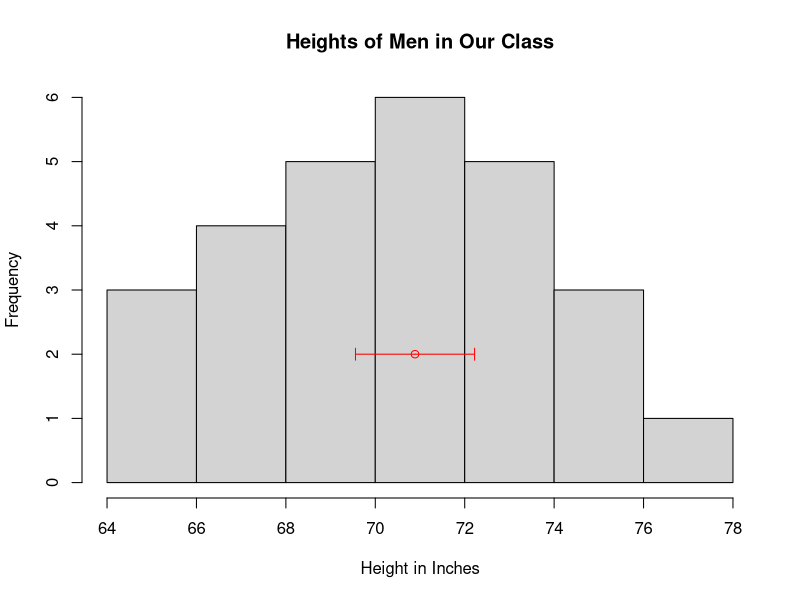
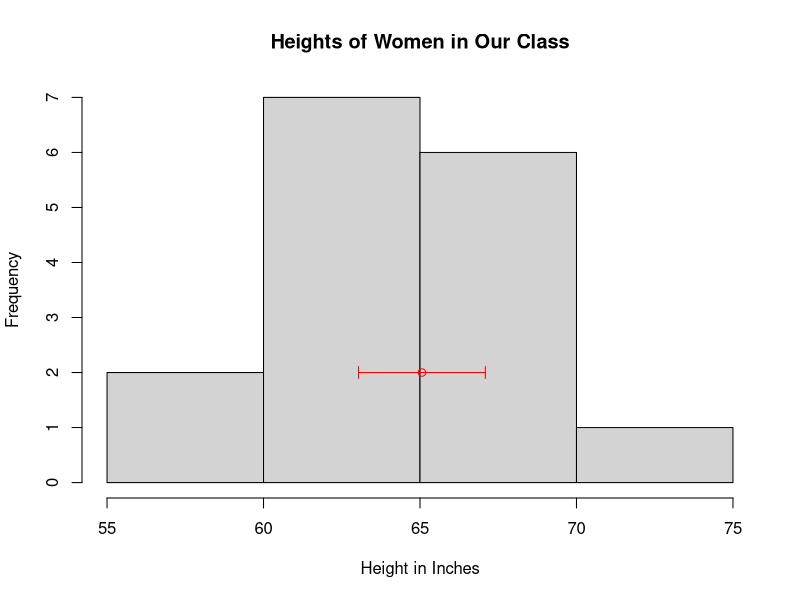

Recreate these plots in R, in order.
install.packages("plotrix")
require("plotrix")
help(plotCI)

#confidence interval of male height
male_sample<-c(72,71,70,72,73,65,75,73,72,68,67,74,68,67,73,75,64,72,66,70,70,69,72,75,73,70,78)
male_mean<-mean(male_sample)
male_sd<-sd(male_sample)
male_variance<-male_sd^2
male_n<-length(male_sample)
male_n
male_se<-male_sd/sqrt(male_n)
male_t<-qt(0.975, df=male_n-1) #1-(1-0.95)/2
male_me<-male_t*male_se
male_mean+male_me
male_mean-male_me
male_mean
hist(male_sample, breaks=5, main="Heights of Men in Our Class", xlab="Height in Inches")
plotCI(male_mean,y=2,uiw=male_me,add=T, err="x", col="red")

#confidence level of female height
female_sample<-c(67,64,63,65,59,65,75,66,63,63,68,59,66,67,63,68)
female_mean<-mean(female_sample)
female_sd<-sd(female_sample)
female_variance<-female_sd^2
female_n<-length(female_sample)
female_n
female_se<-female_sd/sqrt(female_n)
female_t<-qt(0.975, df=female_n-1)
female_me<-female_t*female_se
female_mean
hist(female_sample, breaks=5, main="Heights of Women in Our Class", xlab="Height in Inches")
plotCI(female_mean,y=2,uiw=female_me,add=T, err="x", col="red")


#two-sample t-test
nominator <- male_mean-female_mean
denominator1 <- male_variance/male_n
denominator2 <- female_variance/female_n
denominator3 <- sqrt(denominator1+denominator2)
tstat<- nominator/denominator3
tstat
nominator1 <- (denominator1+denominator2)^2
denominator4 <- (denominator1)^2/(male_n-1)
denominator5 <- (denominator2)^2/(female_n-1)
denominator6 <- denominator4 + denominator5
df <- nominator1/denominator6
df
pvalue_greater <- pt(tstat,df=df,lower.tail=F)
pvalue_greater
pvalue_less <- pt(-tstat,df=df)
pvalue_less
p<-pvalue_less+pvalue_greater
p
t.test(male_sample,female_sample)

#one-sample hypothesis test (male vs. whold)
mu = (female_mean*female_n+male_mean*male_n)/(male_n+female_n)
tstat <- (male_mean-mu)/(male_sd/sqrt(male_n))
tstat
pvalue_greater <- pt(tstat,df=male_n-1,lower.tail=F)
pvalue_greater
pvalue_less <- pt(-tstat,df=male_n-1)
pvalue_less
p<-pvalue_less+pvalue_greater
p
#built-in function
t.test(male_sample,mu=mu)
